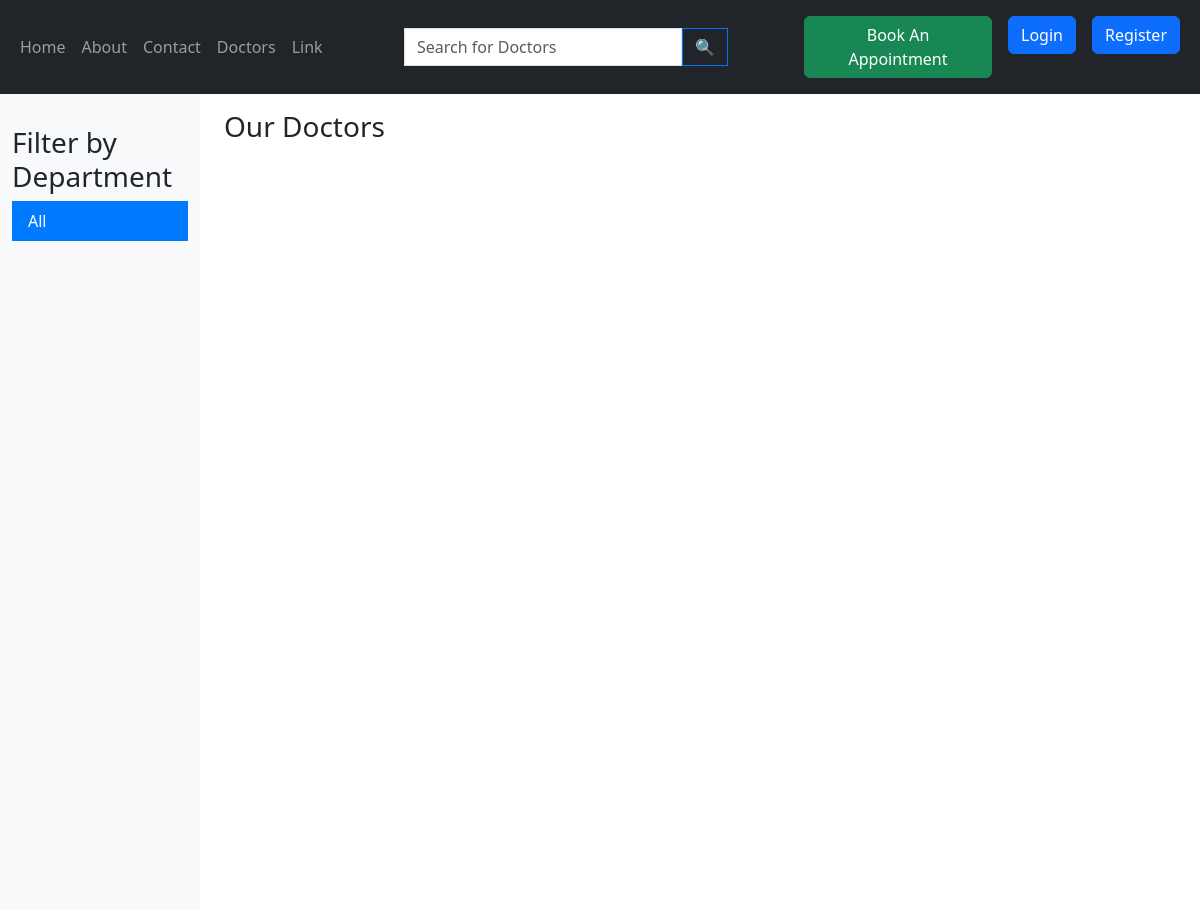
The app's page /doctor/, older data.
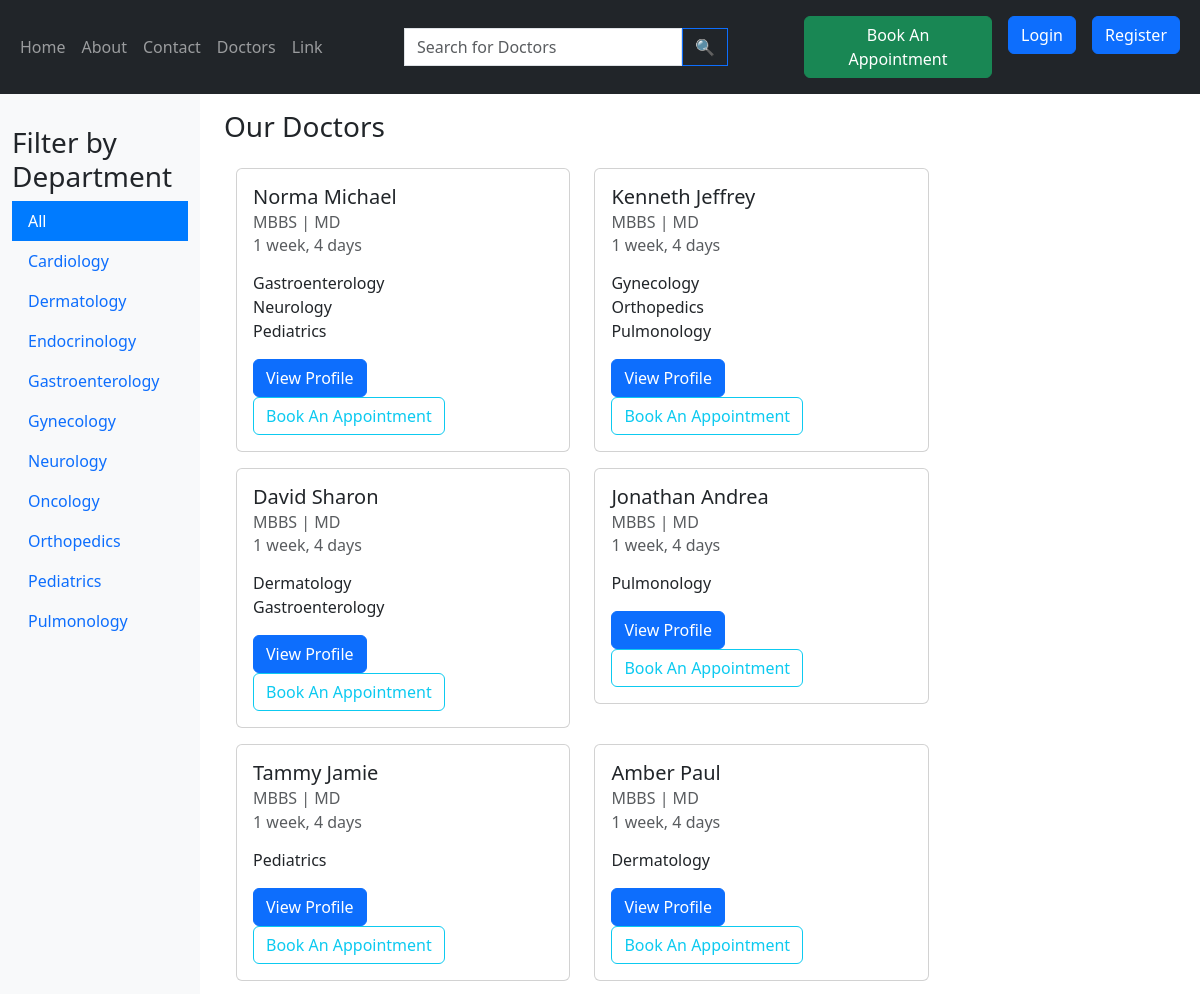
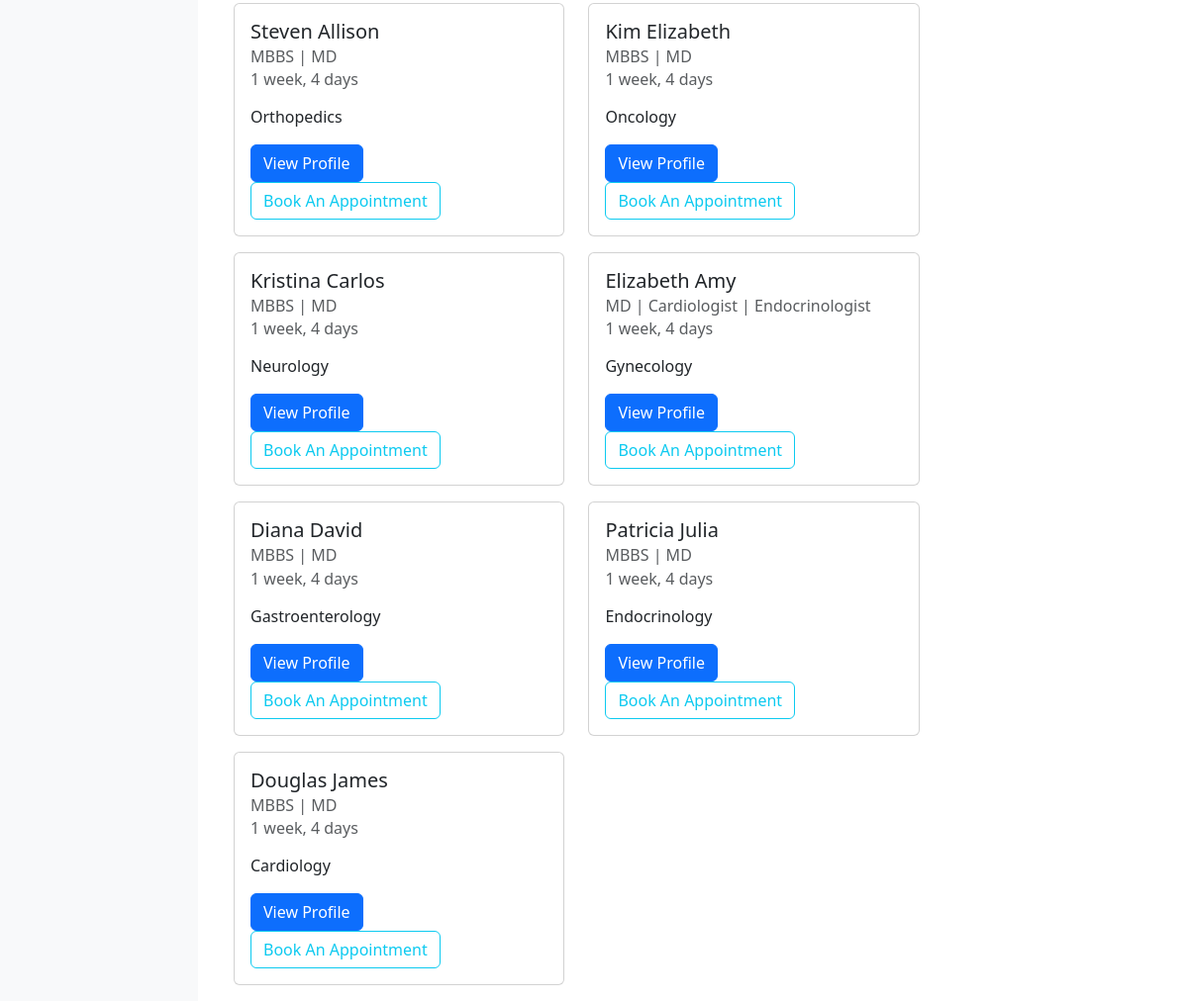
The same page, newer data (2 pictures, top to bottom).
### doctor/models.py (models this page shows, shortened)
class Department(models.Model):
    dept_name=models.CharField(max_length=200)
    def __str__(self):
        return self.dept_name
    class Meta:
       ordering = ['dept_name']  # Ascending order by hire_date

class Doctor(models.Model):
  user= models.OneToOneField(User, on_delete= models.CASCADE,default=1)
  dob= models.DateField(default= None)
  sex= models.CharField(max_length= 10, choices= [('MALE', 'Male'), ('FEMALE', 'Female'), ('OTHER', 'Other')], default= 'FEMALE')
  department = models.ManyToManyField(Department)
  specialization = models.TextField(blank= True, null= True)
  dayofstarting= models.DateField(auto_now= True)
  avatar=models.ImageField(default="default_doctor_image.jpeg")
  Bio=models.TextField(default="",blank= True, null= True)
  Awards=models.TextField(default="",blank= True, null= True)

### doctor/views.py (the view)
# urls.py: path('doctor/',views.doctor,name="doctor"),
def doctor(request):
    q=request.GET.get('q') if (request.GET.get('q')!=None) else ''
    doctors=Doctor.objects.filter(
        Q(department__dept_name__icontains=q) |
        Q(user__first_name__icontains=q) |
        Q(user__last_name__icontains=q)
    ).distinct()
    departments=Department.objects.all()
    context={'departments':departments, 'doctors':doctors, 'field': 0}
    if not q == '' and request.GET.get('i') != None:
        context['field']=int(request.GET.get('i'))
    return render(request,'doctor_page.html',context)

### doctor/templates/doctor_page.html (shortened to what this page needs)
{% extends "base.html" %}
{% block start %}
<div class="container-fluid">
    <div class="row">
        <nav class="col-md-3 col-lg-2 d-md-block bg-light sidebar pt-3">
            <div class="sidebar-sticky pt-3 min-vh-100">
                <h3>Filter by Department</h3>
                <ul class="nav flex-column">
                <li><a class="nav-link {% if field == 0 %}active{% endif %}" href="{% url 'doctor' %}">All</a></li>
                {% for department in departments %}
                <li class="nav-item">
                    <a class="nav-link {% if forloop.counter == field %}active{% endif %}" href="{% url 'doctor' %}?q={{department}}&i={{forloop.counter}}">{{department}}</a>
                </li>
                {% endfor %}
                </ul>
            </div>
        </nav>
        <main role="main" class="col-md-9 ml-sm-auto col-lg-10 px-md-4 pt-3">
            <h3>Our Doctors</h3>
            <div class="container mt-4">
                <div class="row">
                    {% for doctor in doctors %}
                    <div class="col-auto mb-3">
                        <div class="card" style="width: 20.9rem;">
                            <div class="card-body">
                                <h5 class="card-title">{{ doctor.user.first_name}} {{doctor.user.last_name}}</h5>
                                <h6 class="card-subtitle mb-2 text-muted">{{ doctor.specialization}}</h6>
                                <h6 class="card-subtitle mb-2 text-muted">{{ doctor.dayofstarting | timesince}}</h6>
                                <p class="card-text">
                                    {% for department in doctor.department.all %}
                                    <p class="m-0"> {{department}} </p>
                                    {% endfor %}
                                </p>
                                <a type="button" class="btn btn-primary" href="{% url 'doctor-profile' doctor.id %}" data-mdb-ripple-init>View Profile</a>
                                <a type="button" class="btn btn-outline-info" href="{% url 'book_appointment' doctor.id %}" data-mdb-ripple-init data-mdb-ripple-color="dark">Book An Appointment</a>
                            </div>
                        </div>
                    </div>
                    {% endfor %}
                </div>
            </div>
        </main>
    </div>
  </div>
{% endblock %}

Row changes from the older to the newer data that the page shows:
added Department: dept_name "Cardiology"
added Department: dept_name "Dermatology"
added Department: dept_name "Endocrinology"
added Department: dept_name "Gastroenterology"
added Department: dept_name "Gynecology"
added Department: dept_name "Neurology"
added Department: dept_name "Oncology"
added Department: dept_name "Orthopedics"
added Department: dept_name "Pediatrics"
added Department: dept_name "Pulmonology"
added Doctor: user.first_name "Norma", user.last_name "Michael", specialization "MBBS | MD", dayofstarting "1 week, 4 days"
added Doctor: user.first_name "Kenneth", user.last_name "Jeffrey", specialization "MBBS | MD", dayofstarting "1 week, 4 days"
added Doctor: user.first_name "David", user.last_name "Sharon", specialization "MBBS | MD", dayofstarting "1 week, 4 days"
added Doctor: user.first_name "Jonathan", user.last_name "Andrea", specialization "MBBS | MD", dayofstarting "1 week, 4 days"
added Doctor: user.first_name "Tammy", user.last_name "Jamie", specialization "MBBS | MD", dayofstarting "1 week, 4 days"
added Doctor: user.first_name "Amber", user.last_name "Paul", specialization "MBBS | MD", dayofstarting "1 week, 4 days"
added Doctor: user.first_name "Steven", user.last_name "Allison", specialization "MBBS | MD", dayofstarting "1 week, 4 days"
added Doctor: user.first_name "Kim", user.last_name "Elizabeth", specialization "MBBS | MD", dayofstarting "1 week, 4 days"
added Doctor: user.first_name "Kristina", user.last_name "Carlos", specialization "MBBS | MD", dayofstarting "1 week, 4 days"
added Doctor: user.first_name "Elizabeth", user.last_name "Amy", specialization "MD | Cardiologist | Endocrinologist", dayofstarting "1 week, 4 days"
added Doctor: user.first_name "Diana", user.last_name "David", specialization "MBBS | MD", dayofstarting "1 week, 4 days"
added Doctor: user.first_name "Patricia", user.last_name "Julia", specialization "MBBS | MD", dayofstarting "1 week, 4 days"
added Doctor: user.first_name "Douglas", user.last_name "James", specialization "MBBS | MD", dayofstarting "1 week, 4 days"
